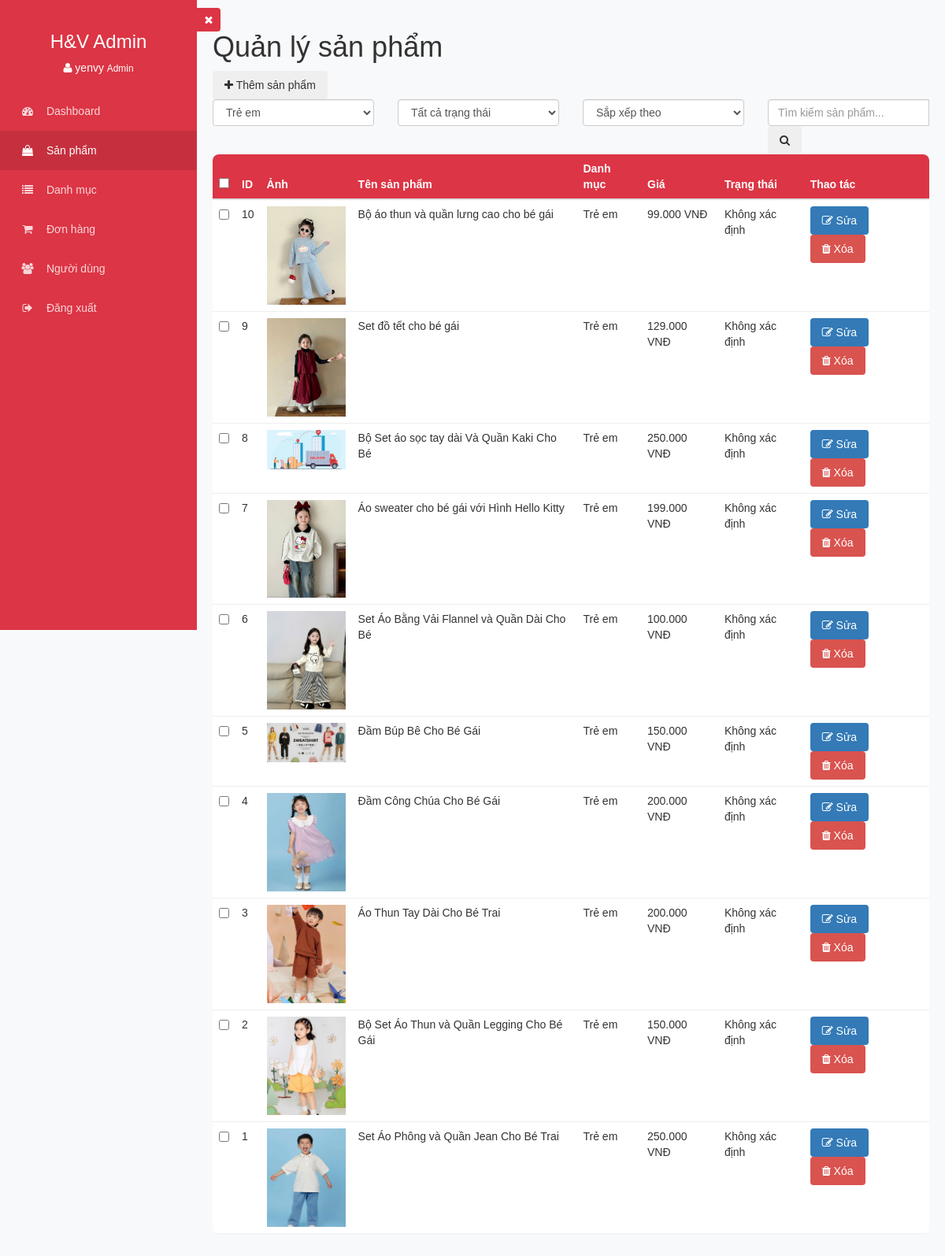
The page /admin/admin-products.php?category_id=3 (signed in) on the database its author committed.
### tables this page shows
CREATE TABLE IF NOT EXISTS `products` (
  `product_id` int NOT NULL AUTO_INCREMENT,
  `product_name` varchar(255) NOT NULL,
  `price` decimal(10,2) NOT NULL,
  `description` text,
  `stock_quantity` int DEFAULT '0',
  `image_url` varchar(255) DEFAULT NULL,
  `size` varchar(50) DEFAULT NULL,
  `color` varchar(50) DEFAULT NULL,
  `brand_id` int DEFAULT NULL,
  `category_id` int DEFAULT NULL,
  `product_type` varchar(255) DEFAULT NULL,
  `gender` varchar(50) DEFAULT NULL,
  PRIMARY KEY (`product_id`),
  KEY `brand_id` (`brand_id`),
  KEY `category_id` (`category_id`)
);

CREATE TABLE IF NOT EXISTS `categories` (
  `category_id` int NOT NULL AUTO_INCREMENT,
  `category_name` varchar(100) NOT NULL,
  `description` text,
  `status` tinyint(1) DEFAULT '1',
  PRIMARY KEY (`category_id`)
);

### admin/admin-products.php (the view, shortened to what this page needs)
<?php
require_once '../init.php';
$categoryFilter = isset($_GET['category_id']) ? $_GET['category_id'] : '';
$orderBy = isset($_GET['sort']) ? $_GET['sort'] : 'id';
$sql = "SELECT p.*, c.category_name
        FROM products p
        LEFT JOIN categories c ON p.category_id = c.category_id
        WHERE 1=1";
$params = array();
if ($categoryFilter) {
    $sql .= " AND p.category_id = :category_id";
    $params[':category_id'] = $categoryFilter;
}
switch($orderBy) {
    default:
        $sql .= " ORDER BY p.product_id DESC";
}
$stmt = $pdo->prepare($sql);
foreach($params as $key => $value) {
    $stmt->bindValue($key, $value);
}
$stmt->execute();
?>
<!DOCTYPE html>
<html lang="vi">
<head>
    <link href="../css/bootstrap.css" rel="stylesheet">
    <link href="../css/font-awesome.css" rel="stylesheet">
    <link href="../css/admin.css" rel="stylesheet">
</head>
<body class="admin-page">
    <div class="admin-sidebar" id="adminSidebar">
        <button id="sidebarToggle" class="sidebar-toggle">
            <i class="fa fa-times"></i>
        </button>
        <div class="admin-logo">
            <h2>H&V Admin</h2>
            <div class="admin-user-info">
                <i class="fa fa-user"></i>
                <span><?php echo htmlspecialchars($_SESSION['username']); ?></span>
                <small><?php echo ucfirst(str_replace('-', ' ', $_SESSION['role_name'])); ?></small>
            </div>
        </div>
        <ul class="admin-menu">
            <?php if($_SESSION['role_name'] === 'admin'): ?>
                <li><a href="admin-dashboard.php"><i class="fa fa-dashboard"></i> Dashboard</a></li>
            <?php endif; ?>
            <li class="active"><a href="admin-products.php"><i class="fa fa-shopping-bag"></i> Sản phẩm</a></li>
            <?php if($_SESSION['role_name'] === 'admin'): ?>
                <li><a href="admin-categories.php"><i class="fa fa-list"></i> Danh mục</a></li>
                <li><a href="admin-orders.php"><i class="fa fa-shopping-cart"></i> Đơn hàng</a></li>
                <li><a href="admin-users.php"><i class="fa fa-users"></i> Người dùng</a></li>
            <?php endif; ?>
            <li><a href="admin-logout.php"><i class="fa fa-sign-out"></i> Đăng xuất</a></li>
        </ul>
    </div>
    <div class="admin-main">
        <div class="admin-header">
            <h1>Quản lý sản phẩm</h1>
            <div class="action-buttons">
                <button type="button" class="btn btn-add-product" onclick="showAddProductForm()">
                    <i class="fa fa-plus"></i> Thêm sản phẩm
                </button>
            </div>
        </div>
        <div class="admin-filters">
            <div class="row">
                <div class="col-md-3">
                    <select class="form-control" id="categoryFilter" name="category_id" onchange="window.location='admin-products.php?category_id='+this.value">
                        <option value="3" <?php echo ($categoryFilter == '3') ? 'selected' : ''; ?>>Trẻ em</option>
                    </select>
                </div>
                <div class="col-md-3">
                    <select class="form-control" id="statusFilter" name="status" onchange="window.location='admin-products.php?status='+this.value">
                        <option value="">Tất cả trạng thái</option>
                    </select>
                </div>
                <div class="col-md-3">
                    <select class="form-control sort-select" onchange="applySorting(this.value)">
                        <option value="id_desc" <?php echo ($orderBy == 'id_desc') ? 'selected' : ''; ?>>Sắp xếp theo</option>
                    </select>
                </div>
                <div class="col-md-3">
                    <div class="search-box">
                        <form action="" method="GET" class="search-form">
                            <div class="input-group">
                                <input type="text" name="search" class="form-control" placeholder="Tìm kiếm sản phẩm..."
                                       value="<?php echo isset($_GET['search']) ? htmlspecialchars($_GET['search']) : ''; ?>">
                                <div class="input-group-append">
                                    <button type="submit" class="btn btn-search">
                                        <i class="fa fa-search"></i>
                                    </button>
                                </div>
                            </div>
                        </form>
                    </div>
                </div>
            </div>
        </div>
        <div class="admin-table">
            <table class="table">
                <thead>
                    <tr>
                        <th><input type="checkbox" id="checkAll"></th>
                        <th>ID</th>
                        <th>Ảnh</th>
                        <th>Tên sản phẩm</th>
                        <th>Danh mục</th>
                        <th>Giá</th>
                        <th>Trạng thái</th>
                        <th>Thao tác</th>
                    </tr>
                </thead>
                <tbody>
                    <?php
                    while ($row = $stmt->fetch(PDO::FETCH_ASSOC)) {
                        echo "<tr>";
                        echo "<td><input type='checkbox' class='product-checkbox' value='{$row['product_id']}'></td>";
                        echo "<td>{$row['product_id']}</td>";
                        echo "<td><img src='../{$row['image_url']}' alt='Ảnh sản phẩm' class='product-thumb' style='max-width: 100px;'></td>";
                        echo "<td>" . htmlspecialchars($row['product_name']) . "</td>";
                        echo "<td>" . htmlspecialchars($row['category_name']) . "</td>";
                        echo "<td>" . number_format($row['price'], 0, ',', '.') . " VNĐ</td>";
                        echo "<td>";
                        if (isset($row['status'])) {
                            echo "<span class='status-badge " . ($row['status'] == 1 ? 'in-stock' : 'out-of-stock') . "'>";
                            echo $row['status'] == 1 ? 'Còn hàng' : 'Hết hàng';
                            echo "</span>";
                        } else {
                            echo "Không xác định";
                        }
                        echo "</td>";
                        echo "<td>
                            <button type='button' class='btn btn-primary btn-edit' data-id='{$row['product_id']}'>
                                <i class='fa fa-edit'></i> Sửa
                            </button>
                            <a href='?delete_product_id={$row['product_id']}' class='btn btn-danger' onclick='return confirm(\"Bạn chắc chắn muốn xóa sản phẩm này?\")'>
                                <i class='fa fa-trash'></i> Xóa
                            </a>
                        </td>";
                        echo "</tr>";
                    }
                    ?>
                </tbody>
            </table>
        </div>
    </div>
</body>
</html>

### css/admin.css (style rules this page uses)
* { margin: 0; padding: 0; box-sizing: border-box; }
body { font-family: Arial, sans-serif; background: #f8f9fa; }
.admin-sidebar { width: 250px; background: #dc3545; position: fixed; height: 100vh; left: 0; top: 0; transition: transform 0.3s ease; }
.admin-logo { text-align: center; padding: 20px; color: white; }
.admin-logo h2 { font-size: 24px; margin-bottom: 10px; }
.admin-menu { list-style: none; padding: 0; }
.admin-menu li a { color: rgba(255,255,255,0.8); padding: 15px 25px; display: block; text-decoration: none; transition: all 0.3s; }
.admin-menu li a:hover, .admin-menu li.active a { background: rgba(0,0,0,0.1); color: white; }
.admin-menu li i { margin-right: 10px; width: 20px; text-align: center; }
.admin-main { transition: margin-left 0.3s ease; margin-left: 250px; padding: 20px; }
.table { width: 100%; background: white; border-radius: 8px; overflow: hidden; }
.table th { background: #dc3545; color: white; padding: 15px; text-align: left; }
.table td { padding: 15px; border-bottom: 1px solid #eee; }
.btn { padding: 8px 15px; border-radius: 4px; border: none; cursor: pointer; font-size: 14px; transition: all 0.3s; }
.action-buttons { display: flex; gap: 10px; align-items: center; }
.sidebar-toggle { position: absolute; right: -30px; top: 10px; background: #dc3545; border: none; color: white; width: 30px; height: 30px; border-radius: 0 4px 4px 0; cursor: pointer; display: flex; align-items: center; justify-content: center; z-index: 1000; }
.admin-sidebar { transition: transform 0.3s ease; }
.admin-main { transition: margin-left 0.3s ease; }

### rows shown on the page
products: product_id "10", image_url (picture), product_name "Bộ áo thun và quần lưng cao cho bé gái", category.category_name "Trẻ em", price "99.000"
products: product_id "9", image_url (picture), product_name "Set đồ tết cho bé gái", category.category_name "Trẻ em", price "129.000"
products: product_id "8", image_url (picture), product_name "Bộ Set áo sọc tay dài Và Quần Kaki Cho Bé", category.category_name "Trẻ em", price "250.000"
products: product_id "7", image_url (picture), product_name "Áo sweater cho bé gái với Hình Hello Kitty", category.category_name "Trẻ em", price "199.000"
products: product_id "6", shows a picture, product_name "Set Áo Bằng Vải Flannel và Quần Dài Cho Bé", category.category_name "Trẻ em", price "100.000"
products: product_id "5", image_url (picture), product_name "Đầm Búp Bê Cho Bé Gái", category.category_name "Trẻ em", price "150.000"
products: product_id "4", image_url (picture), product_name "Đầm Công Chúa Cho Bé Gái", category.category_name "Trẻ em", price "200.000"
products: product_id "3", image_url (picture), product_name "Áo Thun Tay Dài Cho Bé Trai", category.category_name "Trẻ em", price "200.000"
products: product_id "2", image_url (picture), product_name "Bộ Set Áo Thun và Quần Legging Cho Bé Gái", category.category_name "Trẻ em", price "150.000"
products: product_id "1", shows a picture, product_name "Set Áo Phông và Quần Jean Cho Bé Trai", category.category_name "Trẻ em", price "250.000"

### other values the page prints
$_SESSION['username'] "yenvy"
str_replace('-', ' ', $_SESSION['role_name']) "Admin"
